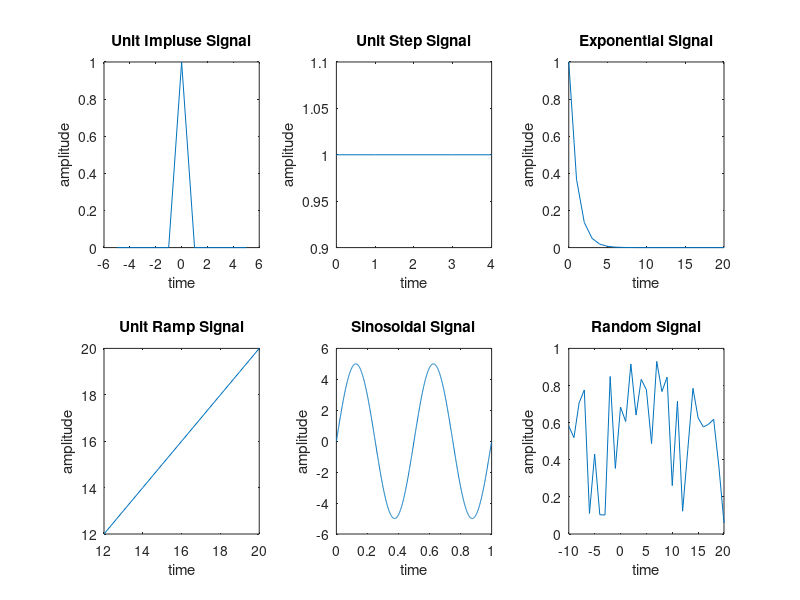

Recreate this plot in MATLAB.
%{Ex-03,,Ex Name- Waveform generation for Continous signal.} 

%unit impulse signal (1)
clc;
clear all;
close all;

N=5; %set limit
t1= -5:5;
x1=[zeros(1,N), ones(1,1), zeros(1,N)];

subplot(2,3,1);
plot(t1,x1);
xlabel('time');
ylabel('amplitude');
title('Unit Impluse Signal');



%unit step signal (2)
t6= 0:4;
x6=ones(1,5);

subplot(2,3,2);
plot(t6,x6);
xlabel('time');
ylabel('amplitude');
title('Unit Step Signal');



%Exponential signal (3)
t6= 0:1:20;
x6=exp(-t6);

subplot(2,3,3);
plot(t6,x6);
xlabel('time');
ylabel('amplitude');
title('Exponential Signal');

%Exponential signal
t6= 0:1:20;
x6=exp(+t6);

subplot(2,3,4);
plot(t6,x6);
xlabel('time');
ylabel('amplitude');
title('Exponential Signal');


%Unit ramp signal (4)
t6= -0:20;
x6=t6;

subplot(2,3,4);
plot(t6,x6);
xlabel('time');
ylabel('amplitude');
title('Unit Ramp Signal');


%Unit ramp signal
t6= 12:20;
x6=t6;

subplot(2,3,4);
plot(t6,x6);
xlabel('time');
ylabel('amplitude');
title('Unit Ramp Signal');



%Sinosoidal signal (5)
A= 5;
F= 2;
t6= 0.0001:0.001:1;
x6= A*sin(2*pi*F*t6);

subplot(2,3,5);
plot(t6,x6);
xlabel('time');
ylabel('amplitude');
title('Sinosoidal Signal');



%Random signal (6)
t6= -10:1:20;
x6= rand(1,31);

subplot(2,3,6);
plot(t6,x6);
xlabel('time');
ylabel('amplitude');
title('Random Signal');
